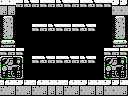

This is a level from a 2D game, rendered from its Tiled map with the project's own tilesets. A one-line summary and the complete map file follow:
An orthogonal 16x12 tile map with 8x8 px tiles, 1 tile layer (Tile Layer 1) and 12 objects (8x item, door-left, door-right, door-down, door-up).

<map version="1.0" orientation="orthogonal" renderorder="right-down" width="16" height="12" tilewidth="8" tileheight="8" nextobjectid="26">
 <tileset firstgid="1" name="tiles" tilewidth="8" tileheight="8" tilecount="256" columns="16">
  <image source="tiles.png" width="128" height="128" />
 </tileset>
 <layer name="Tile Layer 1" width="16" height="12">
  <data encoding="csv">
156,156,254,143,254,144,254,143,144,254,144,143,144,144,247,247,
152,152,1,1,1,1,1,72,1,1,1,72,1,1,153,153,
196,197,1,1,1,1,1,1,1,1,1,1,1,1,196,197,
212,213,1,1,144,254,143,144,254,144,143,144,1,1,212,213,
228,229,1,1,1,1,1,1,1,1,1,1,1,1,228,229,
244,245,1,1,1,1,1,1,1,1,1,72,1,1,244,245,
144,254,144,1,1,1,1,1,1,1,1,1,1,144,254,144,
198,199,200,1,144,143,254,144,143,254,143,144,1,198,199,200,
214,215,216,1,1,1,1,1,1,1,1,1,1,214,215,216,
230,231,232,1,1,1,1,1,1,1,1,1,1,230,231,232,
151,156,247,156,151,156,156,156,151,156,247,156,156,247,247,156,
153,152,153,152,153,152,152,152,153,152,153,152,152,153,153,152
</data>
 </layer>
 <objectgroup name="objects">
  <object id="9" type="door-left" x="0" y="56" width="24" height="24" />
  <object id="11" type="door-right" x="104" y="56" width="24" height="24" />
  <object id="14" type="door-down" x="48" y="80" width="32" height="16" />
  <object id="15" type="door-up" x="48" y="0" width="32" height="8" />
  <object id="16" type="item" x="32" y="8" width="16" height="16" />
  <object id="19" type="item" x="48" y="8" width="16" height="16" />
  <object id="20" type="item" x="64" y="8" width="16" height="16" />
  <object id="21" type="item" x="80" y="8" width="16" height="16" />
  <object id="22" type="item" x="32" y="40" width="16" height="16" />
  <object id="23" type="item" x="48" y="40" width="16" height="16" />
  <object id="24" type="item" x="64" y="40" width="16" height="16" />
  <object id="25" type="item" x="80" y="40" width="16" height="16" />
 </objectgroup>
</map>
